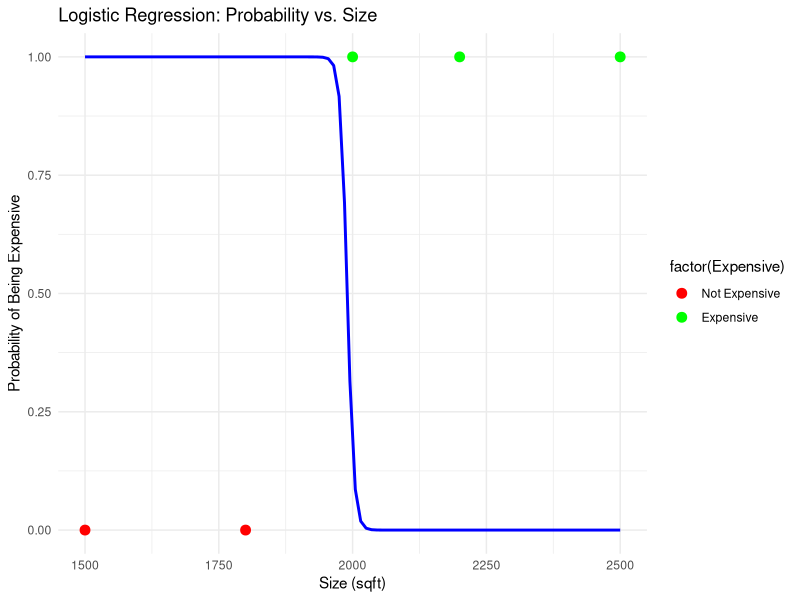

Source code (R):
install.packages("caret")
install.packages("ggplot2")

# Load necessary libraries
library(caret)    # For data splitting and model evaluation
library(ggplot2)  # For visualization (optional)

# Sample dataset
data <- data.frame(
  Size = c(2000, 1500, 2500, 1800, 2200),
  Bedrooms = c(3, 2, 4, 3, 3),
  Age = c(10, 20, 5, 15, 8),
  Location_Score = c(8, 6, 9, 7, 9),
  Expensive = c(1, 0, 1, 0, 1)  # Binary target variable
)

# View the dataset
print(data)

# Split data into training and testing sets
set.seed(42)  # For reproducibility
trainIndex <- createDataPartition(data$Expensive, p = 0.8, list = FALSE)
trainData <- data[trainIndex, ]
testData <- data[-trainIndex, ]

# Define the model formula
model_formula <- Expensive ~ Size + Bedrooms + Age + Location_Score

# Train the logistic regression model
model <- glm(model_formula, data = trainData, family = binomial)

# Summary of the model
summary(model)

# Make predictions on the test set
predictions_prob <- predict(model, newdata = testData, type = "response")
predictions <- ifelse(predictions_prob > 0.5, 1, 0)

# Evaluate the model
# conf_matrix <- confusionMatrix(as.factor(predictions), as.factor(testData$Expensive))
# print(conf_matrix)

# Predicting class for a new house
new_house <- data.frame(Size = 2100, Bedrooms = 3, Age = 12, Location_Score = 8)
predicted_prob <- predict(model, newdata = new_house, type = "response")
predicted_class <- ifelse(predicted_prob > 0.5, 1, 0)

# Print the predicted class and probability for the new house
cat("Predicted Probability for the new house:", predicted_prob, "\n")
cat("Predicted Class for the new house:", predicted_class, "\n")

# Create a new data frame for plotting the decision boundary
size_range <- seq(min(data$Size), max(data$Size), length.out = 100)
plot_data <- data.frame(Size = size_range,
                        Bedrooms = mean(data$Bedrooms),
                        Age = mean(data$Age),
                        Location_Score = mean(data$Location_Score))
plot_data$Probability <- predict(model, newdata = plot_data, type = "response")

# Plotting the decision boundary
ggplot(data, aes(x = Size, y = Expensive)) +
  geom_point(aes(color = factor(Expensive)), size = 3) +
  geom_line(data = plot_data, aes(x = Size, y = Probability), color = 'blue', size = 1) +
  labs(title = "Logistic Regression: Probability vs. Size",
       x = "Size (sqft)",
       y = "Probability of Being Expensive") +
  theme_minimal() +
  scale_color_manual(values = c("red", "green"), labels = c("Not Expensive", "Expensive"))
